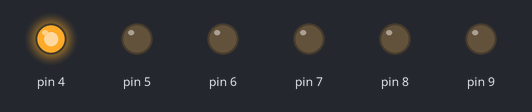
A sketch run on a simulated Arduino Uno, built with avr-gcc and run on an emulated ATmega328P. On the bench: output pins drawn as LEDs (lit = HIGH).

Above: at 0.06 s.
At 0.3 s:
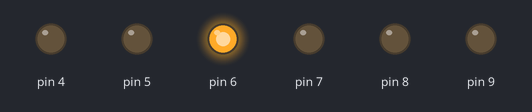
At 0.66 s:
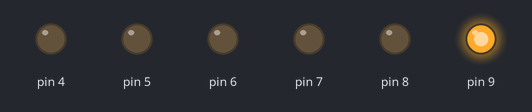
At 1.38 s:
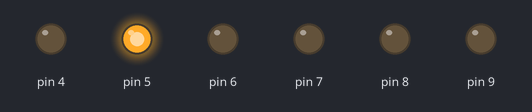
At 1.98 s:
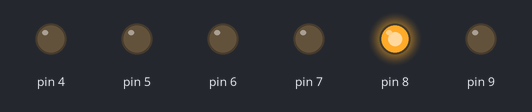
At 2.82 s:
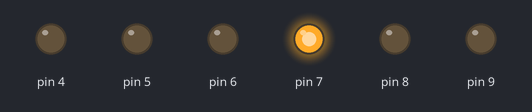
Timing chart, 0 to 3.1 s (numbered marks = the images above):
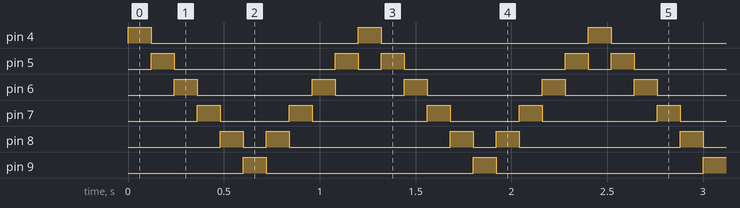

The sketch:

larson_scanner2.ino
```cpp
#include <Arduino.h>

// Larson scanner

int del = 120; // time delay

//###############################################################

void setup()

{

  pinMode(4, OUTPUT);
  pinMode(5, OUTPUT);
  pinMode(6, OUTPUT);
  pinMode(7, OUTPUT);
  pinMode(8, OUTPUT);
  pinMode(9, OUTPUT);

}

//################################################################

void loop()

{

  digitalWrite(4, HIGH);   // turn on LED on pin 4
  delay(del);              // wait
  digitalWrite(4, LOW);    // turn it off
  digitalWrite(5, HIGH);   // turn on LED on pin 5
  delay(del);              // wait
  digitalWrite(5, LOW);    // turn it off
  digitalWrite(6, HIGH);   // turn on LED on pin 6
  delay(del);              // wait
  digitalWrite(6, LOW);    // turn it off
  digitalWrite(7, HIGH);   // turn on LED on pin 7
  delay(del);              // wait
  digitalWrite(7, LOW);    // turn it off
  digitalWrite(8, HIGH);   // turn on LED on pin 8
  delay(del);              // wait
  digitalWrite(8, LOW);    // turn it off
  digitalWrite(9, HIGH);   // turn on LED on pin 9
  delay(del);              // wait
  digitalWrite(9, LOW);    // turn it off
  digitalWrite(8, HIGH);   // turn on LED on pin 8
  delay(del);              // wait
  digitalWrite(8, LOW);    // turn it off
  digitalWrite(7, HIGH);   // turn on LED on pin 7
  delay(del);              // wait
  digitalWrite(7, LOW);    // turn it off
  digitalWrite(6, HIGH);   // turn on LED on pin 6
  delay(del);              // wait
  digitalWrite(6, LOW);    // turn it off
  digitalWrite(5, HIGH);   // turn on LED on pin 5
  delay(del);              // wait
  digitalWrite(5, LOW);    // turn it off

}
```

Measured:
- by itself, pin 4, pin 9: alternates HIGH for 0.12 s and LOW for 1.1 s
- by itself, pin 5: repeats every 1.2 s: LOW 0.84 s, HIGH 0.12 s, LOW 0.12 s, HIGH 0.12 s
- by itself, pin 6: repeats every 1.2 s: LOW 0.60 s, HIGH 0.12 s, LOW 0.36 s, HIGH 0.12 s
- by itself, pin 7: repeats every 1.2 s: LOW 0.36 s, HIGH 0.12 s, LOW 0.60 s, HIGH 0.12 s
- by itself, pin 8: repeats every 1.2 s: LOW 0.12 s, HIGH 0.12 s, LOW 0.84 s, HIGH 0.12 s
